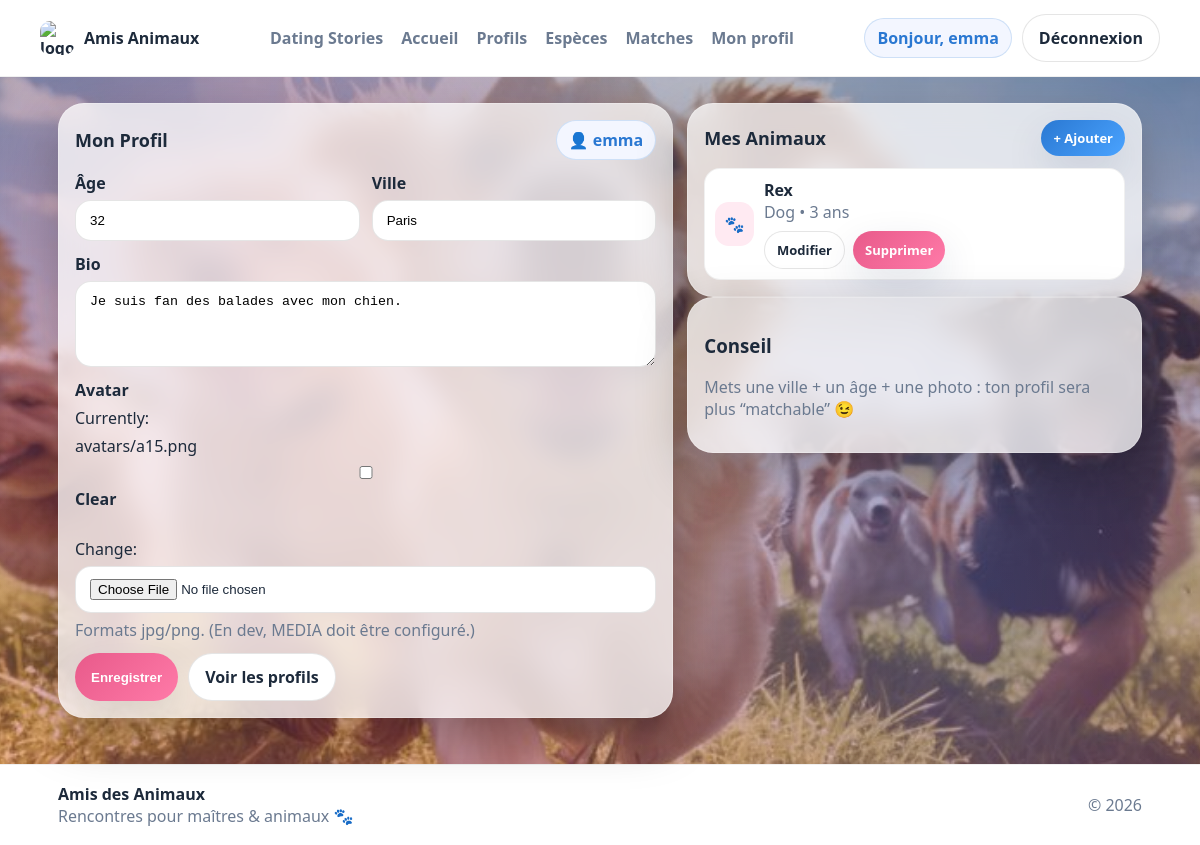
The page /me/ (signed in) on the database as committed earlier.
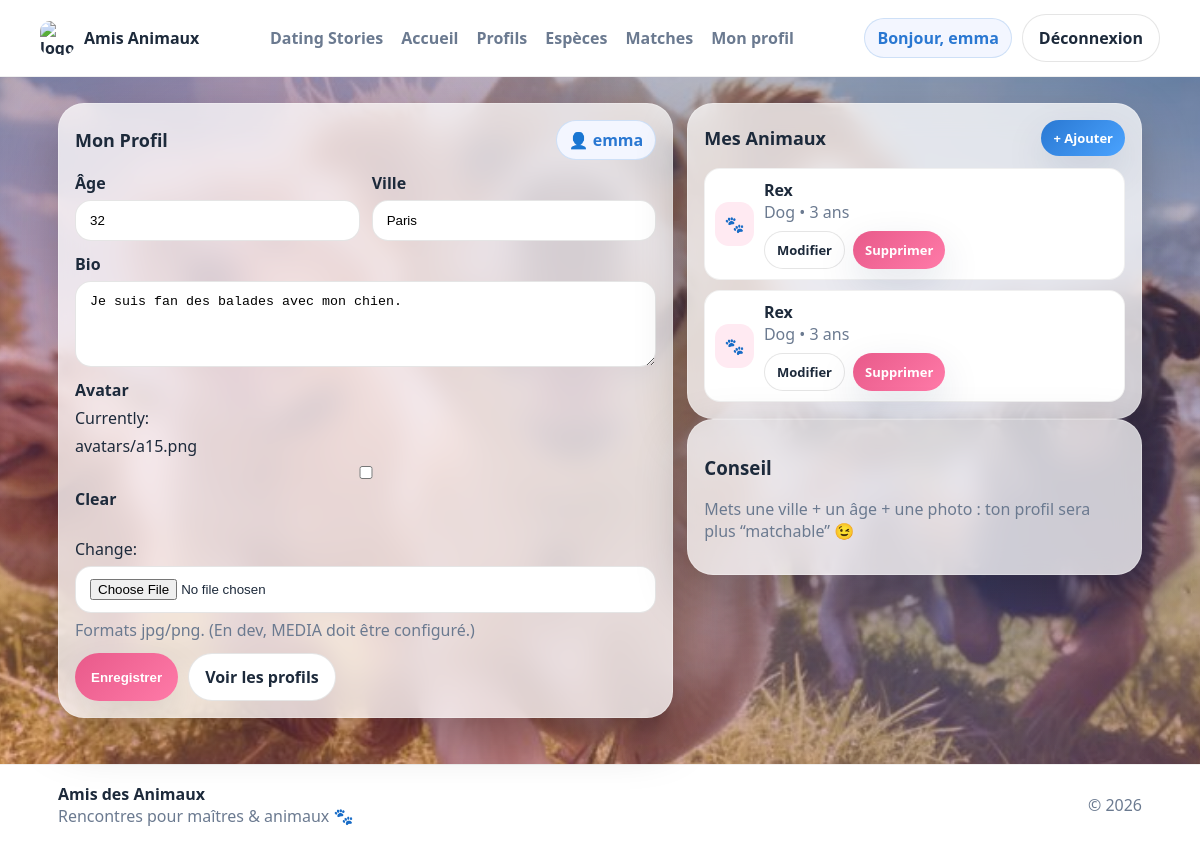
The same page on the database as committed later.
### apps/animals/models.py (models this page shows, shortened)
class Animal(models.Model):
    owner = models.ForeignKey(
        settings.AUTH_USER_MODEL,
        on_delete=models.CASCADE,
        related_name="animals"
    )
    name = models.CharField(max_length=100)
    species = models.CharField(max_length=50)
    age = models.PositiveIntegerField()
    created_at = models.DateTimeField(auto_now_add=True)

### apps/core/views.py (the view)
# urls.py: path("me/", me_profile, name="me_profile"),
@login_required
def me_profile(request):
    profile = request.user.profile  # grâce au signal
    if request.method == "POST":
        form = ProfileForm(request.POST, request.FILES, instance=profile)
        if form.is_valid():
            form.save()
            messages.success(request, "Profil mis à jour ✅")
            return redirect("me_profile")
        messages.error(request, "Corrige les erreurs du formulaire.")
    else:
        form = ProfileForm(instance=profile)
    animals = Animal.objects.filter(owner=request.user).order_by("-created_at")
    return render(
        request,
        "core/me_profile.html",
        {"form": form, "animals": animals},
    )

### apps/core/forms.py
class ProfileForm(forms.ModelForm):
    class Meta:
        model = Profile
        fields = ("age", "location", "bio", "avatar")
        widgets = {
            "age": forms.NumberInput(attrs={"placeholder": "ex: 29"}),
            "location": forms.TextInput(attrs={"placeholder": "ex: Paris"}),
            "bio": forms.Textarea(attrs={"rows": 4, "placeholder": "Parle un peu de toi…"}),
        }

### apps/core/context_processors.py (called while the page is built)
def matches_badge(request):
    if request.user.is_authenticated:
        count = Match.objects.filter(
            receiver=request.user,
            status="pending"
        ).count()
        return {"matches_badge_count": count}
    return {"matches_badge_count": 0}

### templates/core/me_profile.html (shortened to what this page needs)
{% extends "base.html" %}
{% block content %}
<section class="section">
  <div class="container">
    <div class="me">
      <div class="me__left">
        <div class="panel">
          <div class="panel__head">
            <h2>Mon Profil</h2>
            <span class="pill">👤 {{ request.user.username }}</span>
          </div>
          <form method="POST" enctype="multipart/form-data" class="form">
            <div class="form__grid">
              <div class="field">
                <label>Âge</label>
                {{ form.age }}
              </div>
              <div class="field">
                <label>Ville</label>
                {{ form.location }}
              </div>
              <div class="field field--full">
                <label>Bio</label>
                {{ form.bio }}
              </div>
              <div class="field field--full">
                <label>Avatar</label>
                {{ form.avatar }}
                <div class="muted tiny">Formats jpg/png. (En dev, MEDIA doit être configuré.)</div>
              </div>
            </div>
            <div class="form__actions">
              <button class="btn btn--pink" type="submit">Enregistrer</button>
              <a class="btn btn--ghost" href="/profiles/">Voir les profils</a>
            </div>
          </form>
        </div>
      </div>
      <div class="me__right">
        <div class="panel">
          <div class="panel__head">
            <h2>Mes Animaux</h2>
            <a class="btn btn--blue btn--sm" href="{% url 'me_animal_add' %}">+ Ajouter</a>
          </div>
          {% if animals %}
            <div class="pets">
              {% for a in animals %}
                <div class="pet">
                  <div class="pet__img">🐾</div>
                  <div style="width:100%;">
                    <div class="pet__name">{{ a.name }}</div>
                    <div class="muted">{{ a.species }} • {{ a.age }} ans</div>
                    <div class="pet__actions">
                      <a class="btn btn--ghost btn--sm"
                         href="{% url 'me_animal_edit' a.id %}">
                        Modifier
                      </a>
                      <a class="btn btn--pink btn--sm"
                         href="{% url 'me_animal_delete' a.id %}">
                        Supprimer
                      </a>
                    </div>
                  </div>
                </div>
              {% endfor %}
            </div>
          {% else %}
            <div class="empty">
              <h3>Aucun animal</h3>
              <p class="muted">Ajoute ton compagnon pour apparaître dans le feed.</p>
              <a class="btn btn--blue" href="{% url 'me_animal_add' %}">Ajouter un animal</a>
            </div>
          {% endif %}
        </div>
        <div class="panel panel--soft">
          <h3>Conseil</h3>
          <p class="muted">
            Mets une ville + un âge + une photo : ton profil sera plus “matchable” 😉
          </p>
        </div>
      </div>
    </div>
  </div>
</section>
{% endblock %}

Rows that differ between the two databases and show on the page:
added Animal: name "Rex", species "Dog", age "3"
